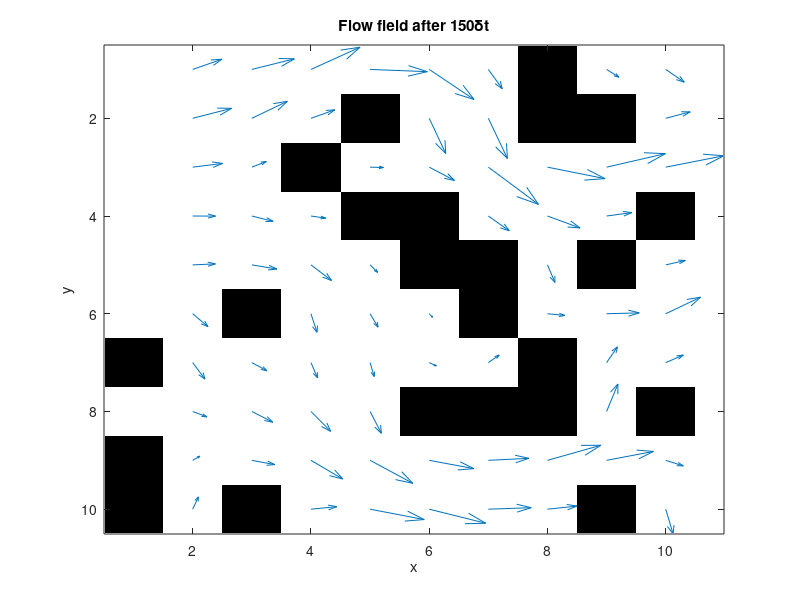

This chart was generated by the following MATLAB code:
% 2D Lattice Boltzmann (BGK) model of a fluid.
%  c4  c3   c2  D2Q9 model. At each timestep, particle densities propagate
%    \  |  /    outwards in the directions indicated in the figure. An
%  c5 -c9 - c1  equivalent 'equilibrium' density is found, and the densities
%    /  |  \    relax towards that state, in a proportion governed by omega.
%  c6  c7   c8      Iain Haslam, March 2006.

%% init
clear all; close all;
omega=1.0;
density=1.0;
t1=4/9;
t2=1/9;
t3=1/36;
c_squ=1/3;
nx=10;
ny=10;
F=repmat(density/9,[nx ny 9]);
FEQ=F;
msize=nx*ny;
CI=0:msize:msize*7;
% for i=1:nx
%     for j=1:ny
%         if (((i-4)^2+(j-5)^2+(5-6)^2) < 6)
%             BOUND(i,j) = 1;
%         end
%     end
% end
% BOUND(nx,ny) = 1;
%a=repmat(-15:15,[31,1]);BOUND=(a.^2+a'.^2)<16;BOUND(1:nx,[1 ny])=1;
%BOUND=zeros(nx,ny);BOUND(1:nx,1)=1;%open channel
BOUND=rand(nx,ny)>0.7; %extremely porous random domain
ON=find(BOUND); %matrix offset of each Occupied Node
TO_REFLECT=[ON+CI(1) ON+CI(2) ON+CI(3) ON+CI(4) ...
            ON+CI(5) ON+CI(6) ON+CI(7) ON+CI(8)];
REFLECTED= [ON+CI(5) ON+CI(6) ON+CI(7) ON+CI(8) ...
            ON+CI(1) ON+CI(2) ON+CI(3) ON+CI(4)];
        
avu=1; prevavu=1; ts=0; deltaU=1e-7; numactivenodes=sum(sum(1-BOUND));
it = 150;
%% while loop
%while (ts<4000 && 1e-10<abs((prevavu-avu)/avu)) || ts<100
while ts<it
    %% Propagate
    % propagate nearest neighbours
    F(:,:,1)=F([nx 1:nx-1],:,1);
    F(:,:,3)=F(:,[ny 1:ny-1],3);
    F(:,:,5)=F([2:nx 1],:,5);
    F(:,:,7)=F(:,[2:ny 1],7);
    
    % propagate next-nearest neighbours
    F(:,:,2)=F([nx 1:nx-1],[ny 1:ny-1],2);
    F(:,:,4)=F([2:nx 1],[ny 1:ny-1],4);
    F(:,:,6)=F([2:nx 1],[2:ny 1],6);
    F(:,:,8)=F([nx 1:nx-1],[2:ny 1],8);

    %% Density
    BOUNCEDBACK=F(TO_REFLECT); % Densities bouncing back at next timestep
    DENSITY=sum(F,3);
    UX=(sum(F(:,:,[1 2 8]),3)-sum(F(:,:,[4 5 6]),3))./DENSITY;
    UY=(sum(F(:,:,[2 3 4]),3)-sum(F(:,:,[6 7 8]),3))./DENSITY;
    
    %% Equilibrium
    UX(1,1:ny)=UX(1,1:ny)+deltaU; % Increase inlet pressure
    UX(ON)=0;
    UY(ON)=0;
    DENSITY(ON)=0;
    U_SQU=UX.^2+UY.^2;
    U_C2=UX+UY;
    U_C4=-UX+UY;
    U_C6=-U_C2;
    U_C8=-U_C4;
    
    % Calculate equilibrium distribution: stationary
    FEQ(:,:,9)=t1*DENSITY.*(1-U_SQU/(2*c_squ));
    
    % nearest-neighbours
    FEQ(:,:,1)=t2*DENSITY.*(1+UX/c_squ+0.5*(UX/c_squ).^2-U_SQU/(2*c_squ));
    FEQ(:,:,3)=t2*DENSITY.*(1+UY/c_squ+0.5*(UY/c_squ).^2-U_SQU/(2*c_squ));
    FEQ(:,:,5)=t2*DENSITY.*(1-UX/c_squ+0.5*(UX/c_squ).^2-U_SQU/(2*c_squ));
    FEQ(:,:,7)=t2*DENSITY.*(1-UY/c_squ+0.5*(UY/c_squ).^2-U_SQU/(2*c_squ));
    
    % next-nearest neighbours
    FEQ(:,:,2)=t3*DENSITY.*(1+U_C2/c_squ+0.5*(U_C2/c_squ).^2-U_SQU/(2*c_squ));
    FEQ(:,:,4)=t3*DENSITY.*(1+U_C4/c_squ+0.5*(U_C4/c_squ).^2-U_SQU/(2*c_squ));
    FEQ(:,:,6)=t3*DENSITY.*(1+U_C6/c_squ+0.5*(U_C6/c_squ).^2-U_SQU/(2*c_squ));
    FEQ(:,:,8)=t3*DENSITY.*(1+U_C8/c_squ+0.5*(U_C8/c_squ).^2-U_SQU/(2*c_squ));
    F=omega*FEQ+(1-omega)*F;
 
    %% Bounce back
    F(REFLECTED)=BOUNCEDBACK;
    prevavu=avu;
    avu=sum(sum(UX))/numactivenodes; ts=ts+1;
end

%% Display result
figure;
colormap(gray(2));
image(2-BOUND');
hold on;
quiver(2:nx,1:ny,UX(2:nx,:)',UY(2:nx,:)');
title(['Flow field after ',num2str(ts),'\deltat']);xlabel('x');ylabel('y');